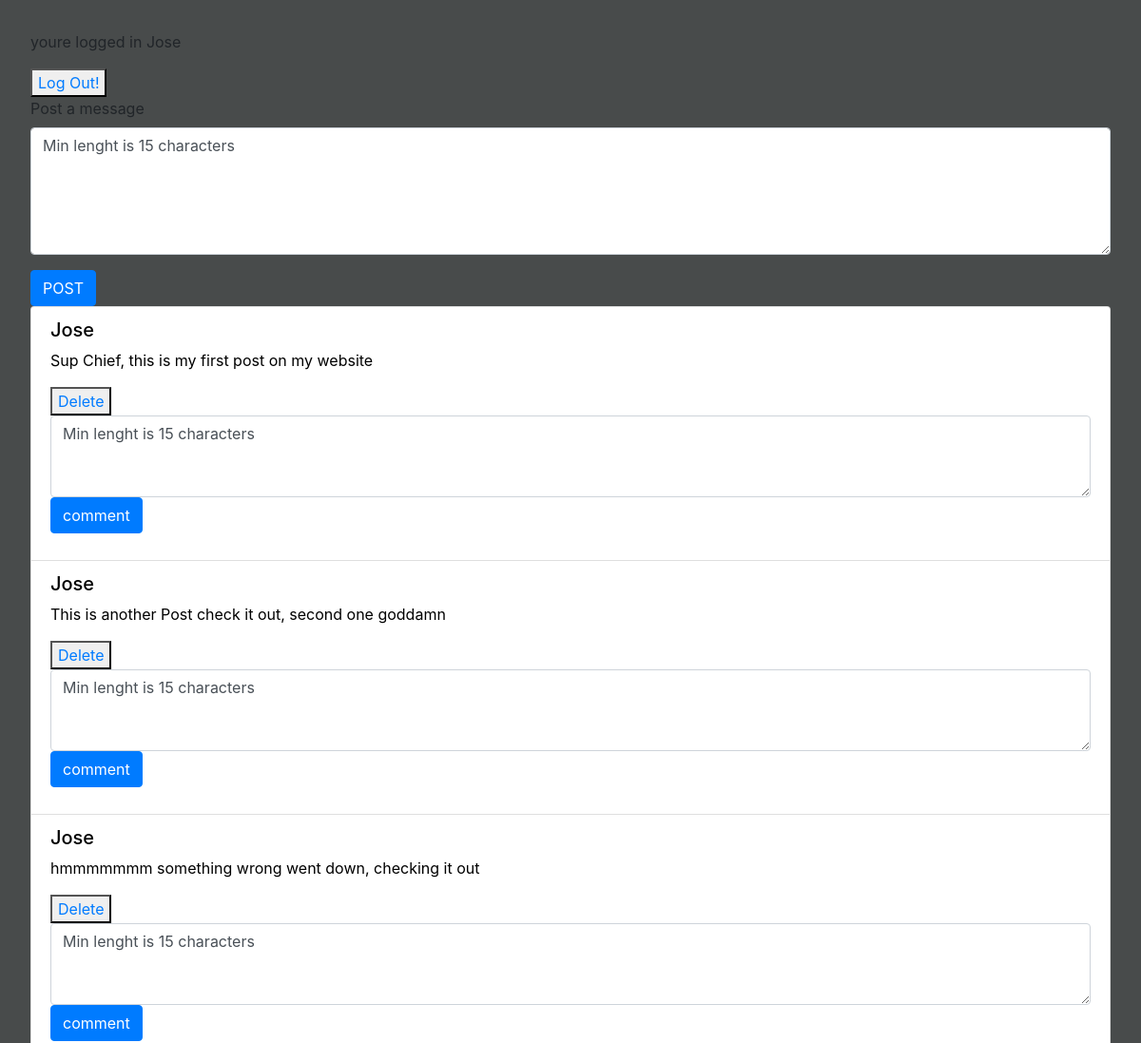
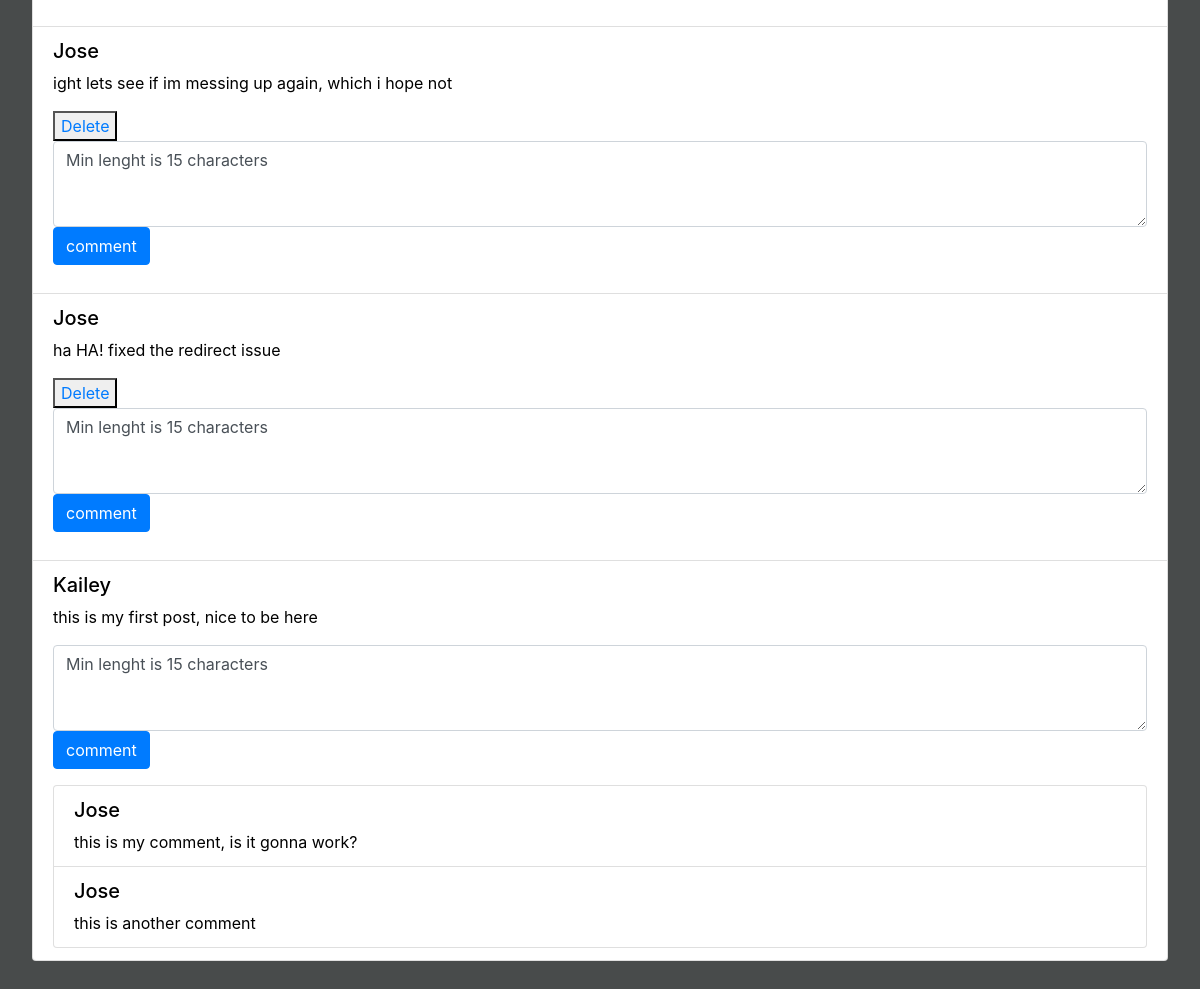
The page /posts/ (signed in) on the database as committed earlier (2 pictures, top to bottom).
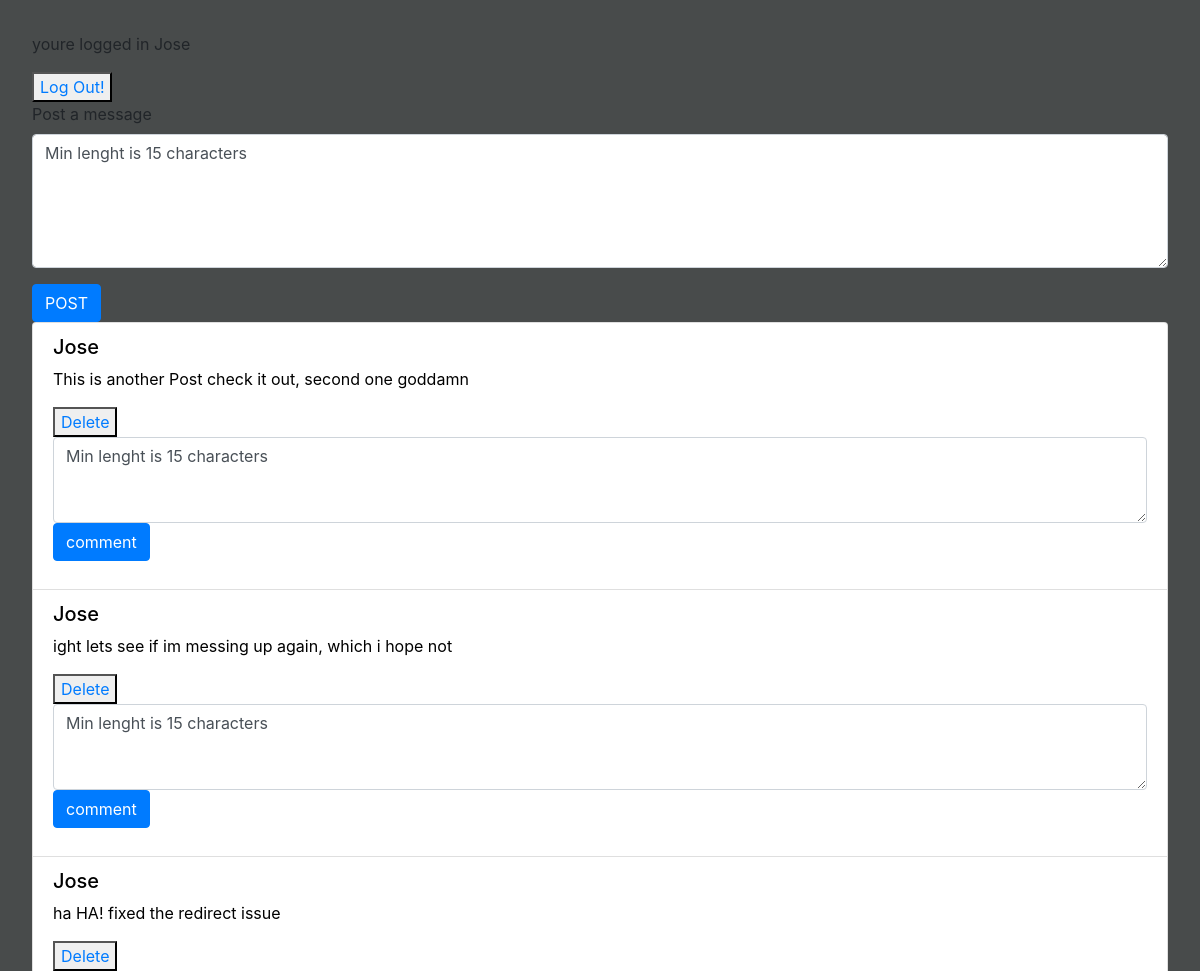
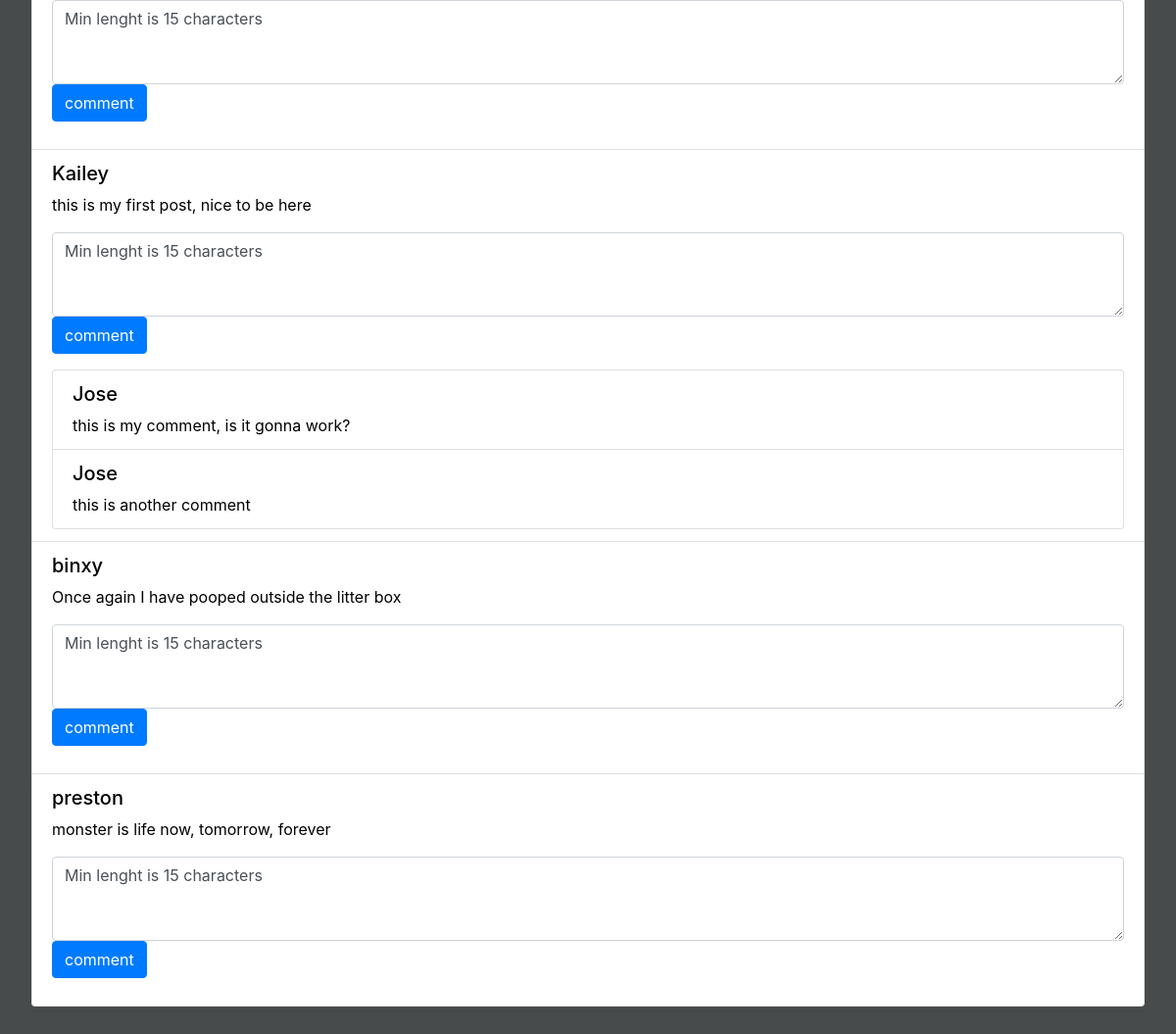
The same page on the database as committed later (2 pictures, top to bottom).
### homePage/models.py (models this page shows)
class message(models.Model):
    message = models.TextField()
    user = models.ForeignKey(User, on_delete=models.CASCADE, related_name="messages")
    created_at = models.DateTimeField(auto_now_add=True)
    updated_at = models.DateTimeField(auto_now=True)
    objects = messageManager()

class comment(models.Model):
    comment = models.TextField()
    message = models.ForeignKey(message, on_delete=models.CASCADE, related_name="comments")
    user = models.ForeignKey(User, on_delete=models.CASCADE, related_name="comments")
    created_at = models.DateTimeField(auto_now_add=True)
    updated_at = models.DateTimeField(auto_now=True)
    objects = commentManager()

### home/models.py (models this page shows, shortened)
class User(models.Model):
    first_name = models.CharField(max_length=255)
    last_name = models.CharField(max_length=255)
    email = models.EmailField()
    password = models.CharField(max_length=255)
    created_at = models.DateTimeField(auto_now_add=True)
    updated_at = models.DateTimeField(auto_now=True)
    objects = UserManager()

### homePage/views.py (the view)
# urls.py: path('', views.index),
def index(request):
    if not 'user_id' in request.session:
        return redirect('/')
    else:
        content = {
            'user': User.objects.get(id = request.session['user_id']),
            'messages': message.objects.all(),
            'comments': comment.objects.all()
        }
        return render(request, 'homePage/index.html', content)

### homePage/templates/homePage/index.html (shortened to what this page needs)
<!DOCTYPE html>
<html lang="en">
<head>
    <link href="https://stackpath.bootstrapcdn.com/bootstrap/4.5.0/css/bootstrap.min.css" rel="stylesheet">
    {% load static %}
    <link rel="stylesheet" href="{% static 'homePage/style.css' %}">
</head>
<body>
    <p>youre logged in {{user.first_name}}</p>
    <div>
        <button><a href="/logout">Log Out!</a></button>
        <form action="post" method="post">
            <div class="form-group">
                <label for="message">
                    Post a message
                </label>
                <textarea name="message" id="message" cols="100" rows="5" class="form-control">Min lenght is 15 characters</textarea>
            </div>
            <button class="btn btn-primary">POST</button>
        </form>
    <div class="posts">
        <ul class="list-group">
            {% for message in messages %}
                <li class="list-group-item">
                    <div>
                        <h5>{{message.user.first_name}}</h5>
                    <p>{{message.message}}</p>
                    {% if message.user.email == user.email %}
                        <button><a href="delete/{{message.id}}">Delete</a></button>
                    {% endif %}
                    </div>
                    <form action="comment" method="post">
                        <div class="form-group">
                            <textarea name="comment" id="comment" cols="40" rows="3" class="form-control">Min lenght is 15 characters</textarea>
                            <button class="btn btn-primary">comment</button>
                        </div>
                    </form>
                    <ul class="list-group">
                        {% for comment in message.comments.all %}
                            <li class="list-group-item">
                                <h5>{{ comment.user.first_name }}</h5>
                                {{comment.comment}}
                            </li>
                        {% endfor %}
                    </ul>
                </li>
            {% endfor %}
        </ul>
    </div>
</body>
</html>

Rows that differ between the two databases and show on the page:
removed message: user.first_name "Jose", message "Sup Chief, this is my first post on my website"
removed message: user.first_name "Jose", message "hmmmmmmm something wrong went down, checking it out"
added message: user.first_name "binxy", message "Once again I have pooped outside the litter box"
added message: user.first_name "preston", message "monster is life now, tomorrow, forever"
